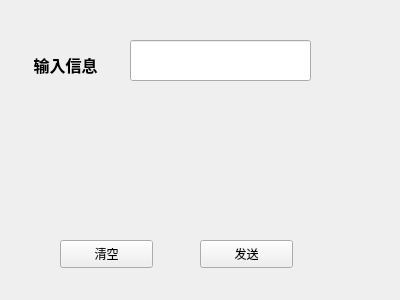
<?xml version="1.0" encoding="UTF-8"?>
<ui version="4.0">
 <class>Chat</class>
 <widget class="QWidget" name="Chat">
  <property name="geometry">
   <rect>
    <x>0</x>
    <y>0</y>
    <width>400</width>
    <height>300</height>
   </rect>
  </property>
  <property name="windowTitle">
   <string>Form</string>
  </property>
  <widget class="QLabel" name="label">
   <property name="geometry">
    <rect>
     <x>20</x>
     <y>50</y>
     <width>91</width>
     <height>31</height>
    </rect>
   </property>
   <property name="text">
    <string>&lt;html&gt;&lt;head/&gt;&lt;body&gt;&lt;p align=&quot;center&quot;&gt;&lt;span style=&quot; font-size:12pt; font-weight:600;&quot;&gt;输入信息&lt;/span&gt;&lt;/p&gt;&lt;/body&gt;&lt;/html&gt;</string>
   </property>
  </widget>
  <widget class="QLineEdit" name="sendText">
   <property name="geometry">
    <rect>
     <x>130</x>
     <y>40</y>
     <width>181</width>
     <height>41</height>
    </rect>
   </property>
  </widget>
  <widget class="QPushButton" name="clearBtn">
   <property name="geometry">
    <rect>
     <x>60</x>
     <y>240</y>
     <width>93</width>
     <height>28</height>
    </rect>
   </property>
   <property name="text">
    <string>清空</string>
   </property>
  </widget>
  <widget class="QPushButton" name="sendBtn">
   <property name="geometry">
    <rect>
     <x>200</x>
     <y>240</y>
     <width>93</width>
     <height>28</height>
    </rect>
   </property>
   <property name="text">
    <string>发送</string>
   </property>
  </widget>
 </widget>
 <resources/>
 <connections/>
</ui>
